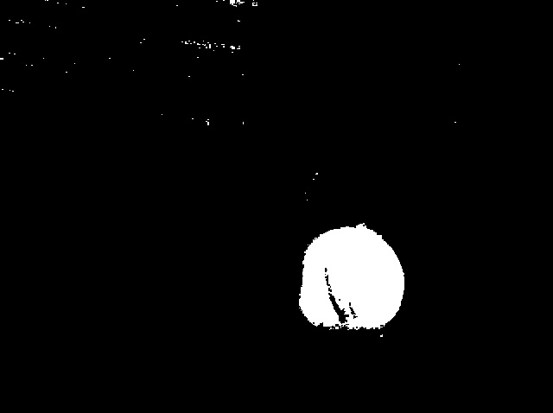
#> input picture 4/pelota.jpg, 553 x 413 px
$ python ejm3.1.py
#> lines starting #> are read from the running program, lines starting #| are printed output that depends on the picture
import cv2
import numpy as np

img = cv2.imread("pelota.jpg", 0)  # 0 para escala de grises
#> img is the input picture: shape (413, 553); min 0, max 255, mean 9.8
kernel = np.ones((5, 5), np.uint8)

# Erosion
eroded = cv2.erode(img, kernel, iterations=4)
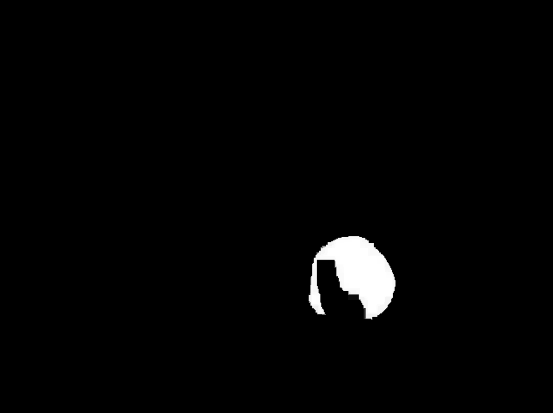
#> eroded: shape (413, 553); min 0, max 255, mean 4.5
cv2.imshow("1", img)
cv2.imshow("2", eroded)

cv2.waitKey(0)
cv2.destroyAllWindows()

$ run again, with 4/tenis.jpg copied over 4/pelota.jpg
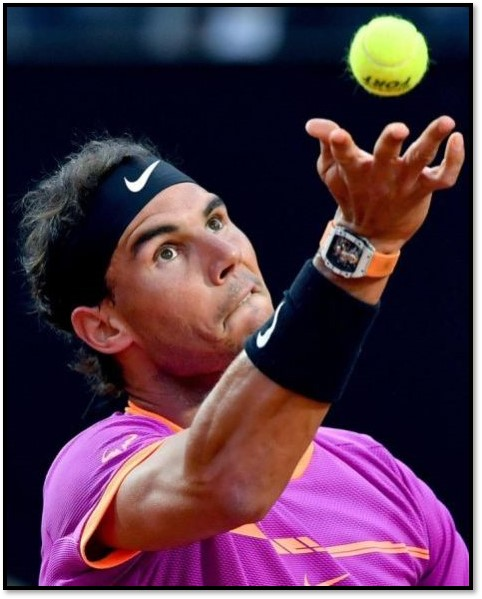
#> input picture 4/tenis.jpg, 482 x 599 px
#> `img = cv2.imread("pelota.jpg", 0)`:
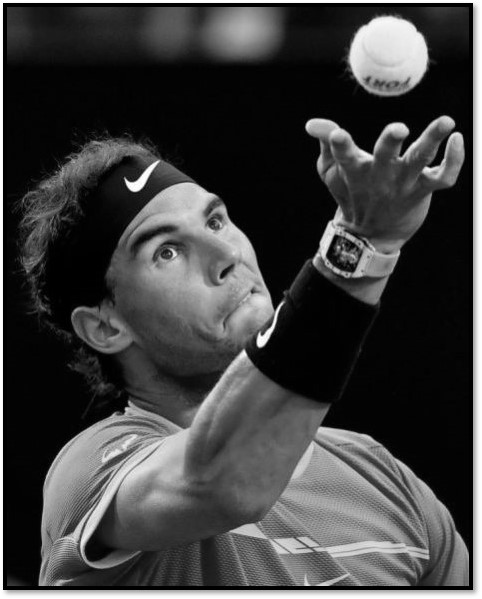
#> img: shape (599, 482); min 0, max 255, mean 64.6
#> `eroded = cv2.erode(img, kernel, iterations=4)`:
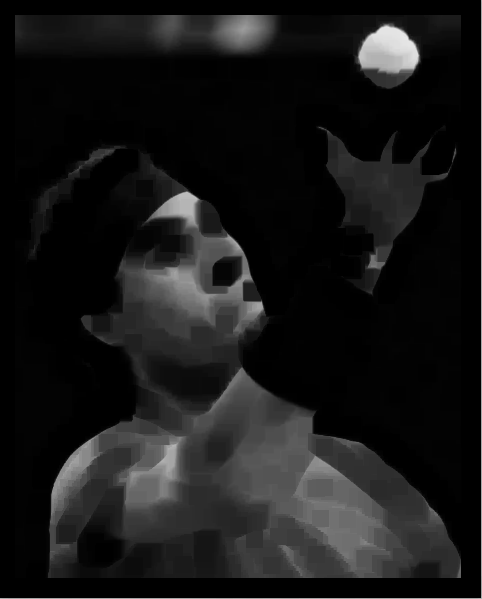
#> eroded: shape (599, 482); min 0, max 231, mean 24
